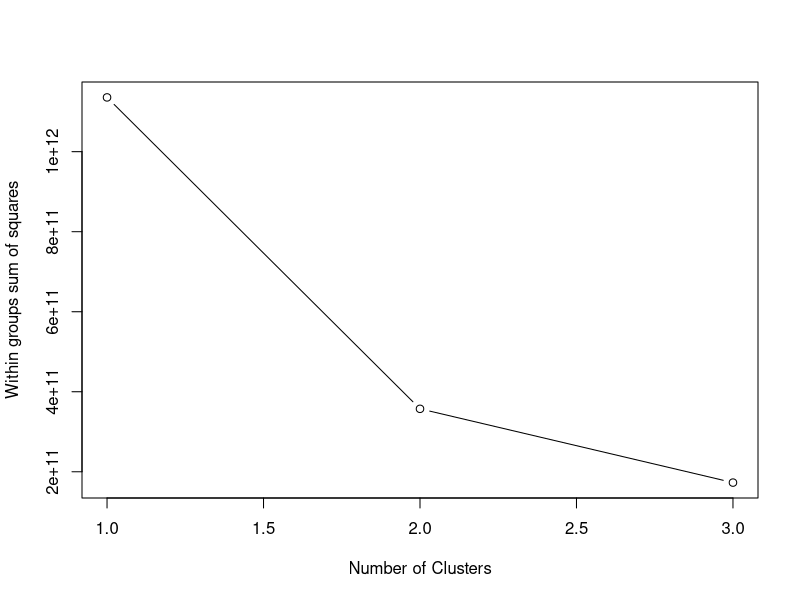
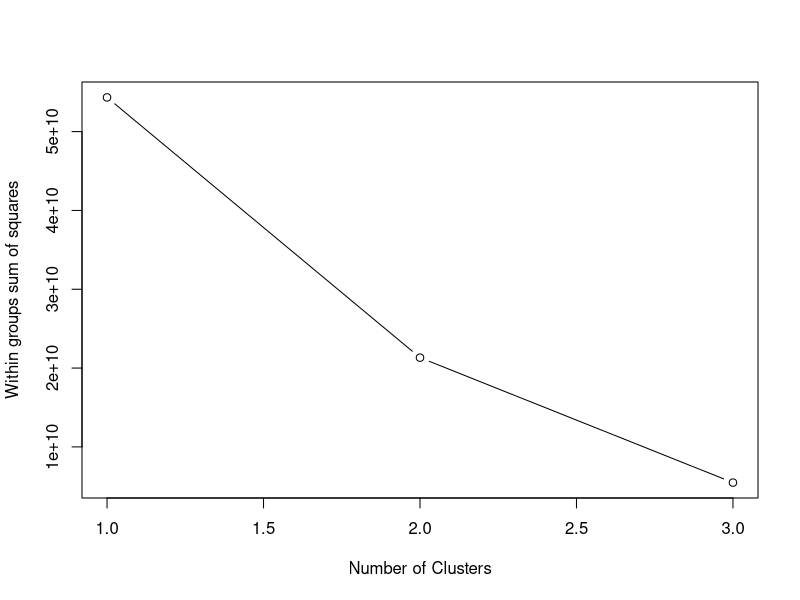
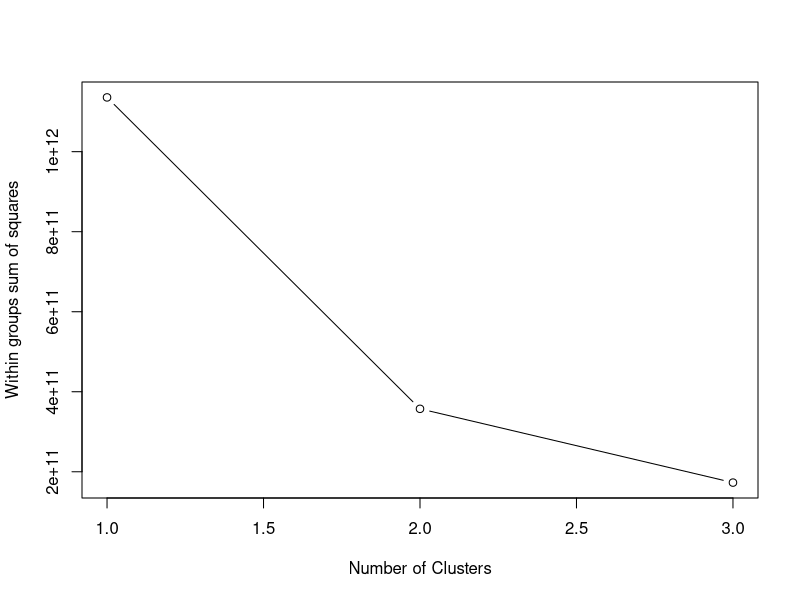

Here is the R script that generated these plots, in order: (Note: this script raises an error after producing the figures.)
setwd("C:/ONUR/THESIS/ECLIPSE/thesis-test/test/loan/inductive")
require(data.table)

data1=read.csv("ETM_Configuration1_KPI.txt", header=FALSE)
data1raw=data1$V2
data1raw=t(data1raw)

data2=read.csv("ETM_Configuration2_KPI.txt", header=FALSE)
data2raw=data2$V2
data2raw=t(data2raw)

data3=read.csv("ETM_Configuration3_KPI.txt", header=FALSE)
data3raw=data3$V2
data3raw=t(data3raw)

data4=read.csv("ETM_Configuration4_KPI.txt", header=FALSE)
data4raw=data4$V2
data4raw=t(data4raw)

test = data.table(Property= data1[,1], Log1=c(data1raw), Log2=c(data2raw), Log3=c(data3raw), Log4=c(data4raw))

avgValues = test[1:144,]
avgValues [avgValues ==0] <-NaN
avgValuesClean <- avgValues [complete.cases(avgValues ), ]
avgValuesClean = t(avgValuesClean )
colnames(avgValuesClean ) = (avgValuesClean [1,])
avgValuesClean = avgValuesClean [2:5,]

wss <- (nrow(avgValuesClean)-1)*sum(apply(avgValuesClean,2,var))
for (i in 1:3) wss[i] <- sum(kmeans(avgValuesClean,	centers=i)$withinss)
plot(1:3, wss, type="b", xlab="Number of Clusters", ylab="Within groups sum of squares")
kmeansResult = kmeans(avgValuesClean,2)

stdValues = test[433:576,]
stdValues [stdValues ==0] <-NaN
stdValuesClean <- stdValues [complete.cases(stdValues ), ]
stdValuesClean = t(stdValuesClean )
colnames(stdValuesClean ) = (stdValuesClean [1,])
stdValuesClean = stdValuesClean [2:5,]
kmeansResultStd = kmeans(stdValuesClean ,2)

wss <- (nrow(stdValuesClean )-1)*sum(apply(stdValuesClean ,2,var))
for (i in 1:3) wss[i] <- sum(kmeans(stdValuesClean ,	centers=i)$withinss)
plot(1:3, wss, type="b", xlab="Number of Clusters", ylab="Within groups sum of squares")

avgValues = test[1:144,]
avgValues [avgValues ==0] <-NaN
avgValuesClean <- avgValues [complete.cases(avgValues ), ]
avgValuesClean = t(avgValuesClean )
colnames(avgValuesClean ) = (avgValuesClean [1,])
avgValuesClean = avgValuesClean [2:5,]

wss <- (nrow(avgValuesClean)-1)*sum(apply(avgValuesClean,2,var))
for (i in 1:3) wss[i] <- sum(kmeans(avgValuesClean,	centers=i)$withinss)
plot(1:3, wss, type="b", xlab="Number of Clusters", ylab="Within groups sum of squares")
kmeansResult = kmeans(avgValuesClean,2)


totalValues = test[-c(145:432),]
totalValues [totalValues ==0] <-NaN
totalValuesClean <- totalValues [complete.cases(stdValues ), ]
totalValuesClean = t(totalValuesClean )
colnames(totalValuesClean ) = (totalValuesClean [1,])
totalValuesClean = totalValuesClean [2:5,]
kmeansResultTotal = kmeans(totalValuesClean ,2)
 